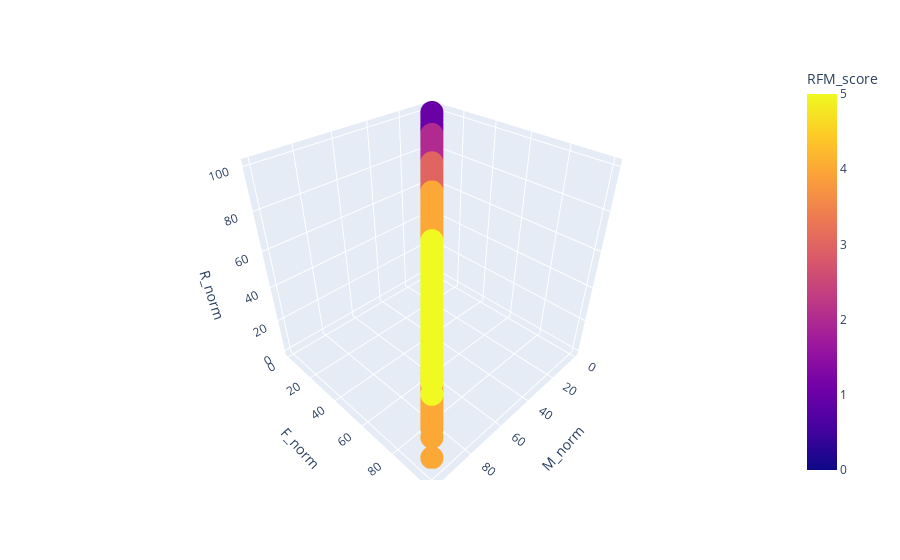

The notebook cell this image was saved under:
### Code cell
import plotly.express as px
figure = px.scatter_3d(rfm_prep,
                    color='RFM_score',
                    x="M_norm",
                    y="F_norm",
                    z="R_norm",
                    category_orders = {"clusters": ["0","1", "2", "3", "4", "5"]} )

figure.update_layout()
figure.show()

### Figure 1 — Plotly figure (JSON) as saved in the notebook; plotly's stock layout.template omitted (floating-point values rounded to 4 significant figures; data arrays with more than 128 entries replaced by an {"elided": "..."} marker saying what was removed)
{"data": [{"hovertemplate": "M_norm=%{x}<br>F_norm=%{y}<br>R_norm=%{z}<br>RFM_score=%{marker.color}<extra></extra>", "legendgroup": "", "marker": {"color": {"elided": "4338 int values"}, "coloraxis": "coloraxis", "symbol": "circle"}, "mode": "markers", "name": "", "scene": "scene", "showlegend": false, "type": "scatter3d", "x": {"elided": "4338 float values"}, "y": {"elided": "4338 float values"}, "z": {"elided": "4338 float values"}}], "layout": {"coloraxis": {"colorbar": {"title": {"text": "RFM_score"}}, "colorscale": [[0, "#0d0887"], [0.1111, "#46039f"], [0.2222, "#7201a8"], [0.3333, "#9c179e"], [0.4444, "#bd3786"], [0.5556, "#d8576b"], [0.6667, "#ed7953"], [0.7778, "#fb9f3a"], [0.8889, "#fdca26"], [1, "#f0f921"]]}, "legend": {"tracegroupgap": 0}, "margin": {"t": 60}, "scene": {"domain": {"x": [0, 1], "y": [0, 1]}, "xaxis": {"title": {"text": "M_norm"}}, "yaxis": {"title": {"text": "F_norm"}}, "zaxis": {"title": {"text": "R_norm"}}}}}
